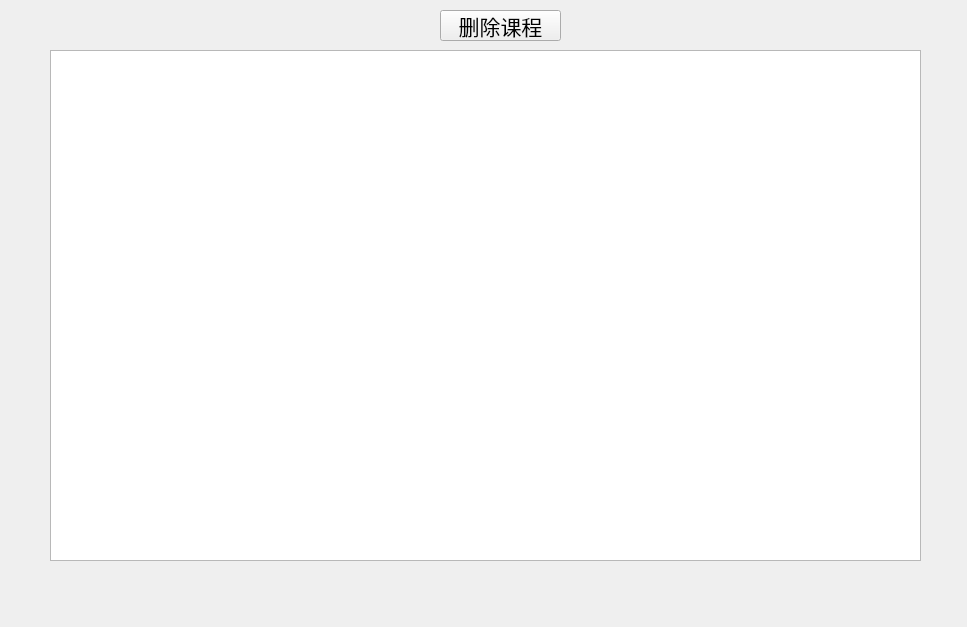
<?xml version="1.0" encoding="UTF-8"?>
<ui version="4.0">
 <class>Form</class>
 <widget class="QWidget" name="Form">
  <property name="geometry">
   <rect>
    <x>0</x>
    <y>0</y>
    <width>967</width>
    <height>627</height>
   </rect>
  </property>
  <property name="windowTitle">
   <string>SCU URP Helper</string>
  </property>
  <widget class="QTableWidget" name="table">
   <property name="geometry">
    <rect>
     <x>50</x>
     <y>50</y>
     <width>871</width>
     <height>511</height>
    </rect>
   </property>
  </widget>
  <widget class="QPushButton" name="delete_btn">
   <property name="geometry">
    <rect>
     <x>440</x>
     <y>10</y>
     <width>121</width>
     <height>31</height>
    </rect>
   </property>
   <property name="font">
    <font>
     <family>微软雅黑</family>
     <pointsize>16</pointsize>
    </font>
   </property>
   <property name="text">
    <string>删除课程</string>
   </property>
  </widget>
 </widget>
 <resources/>
 <connections/>
</ui>
